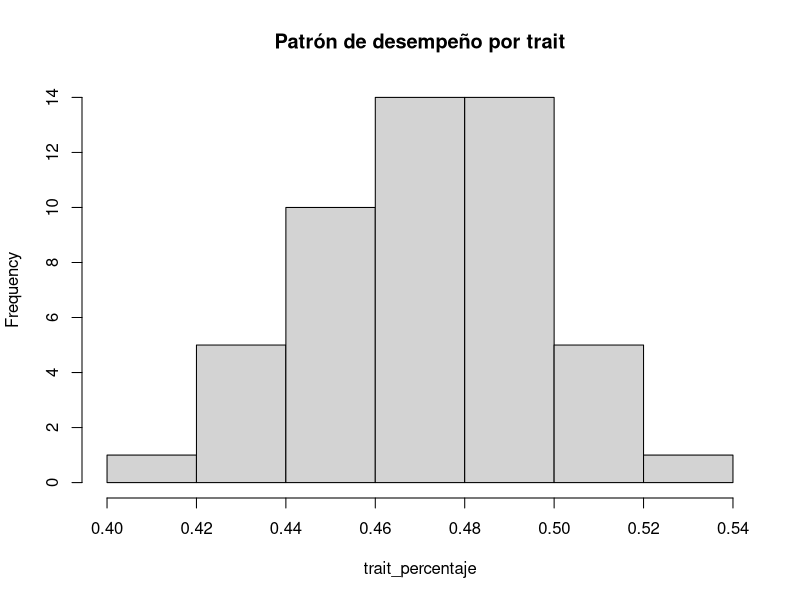
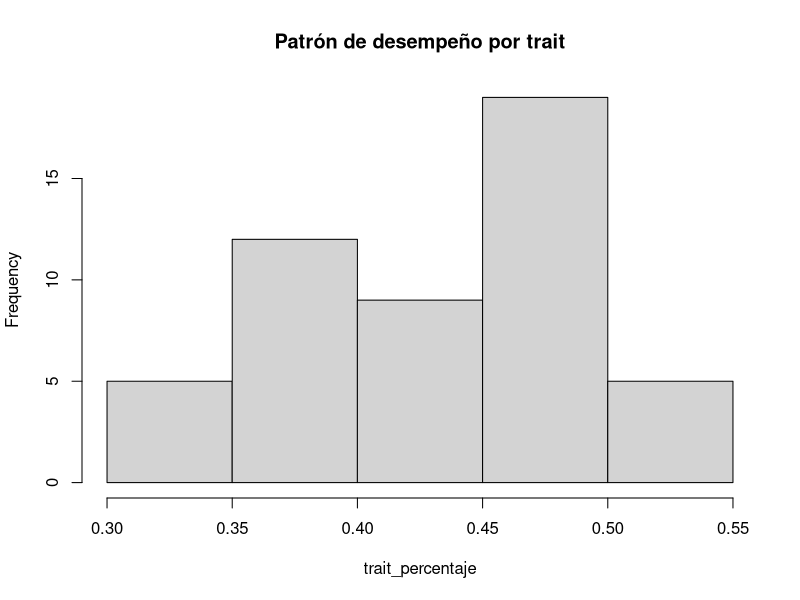
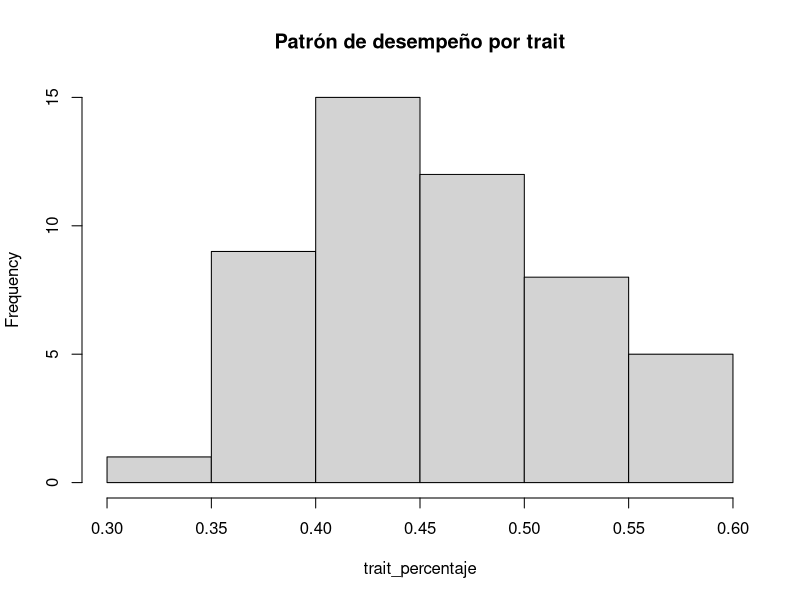
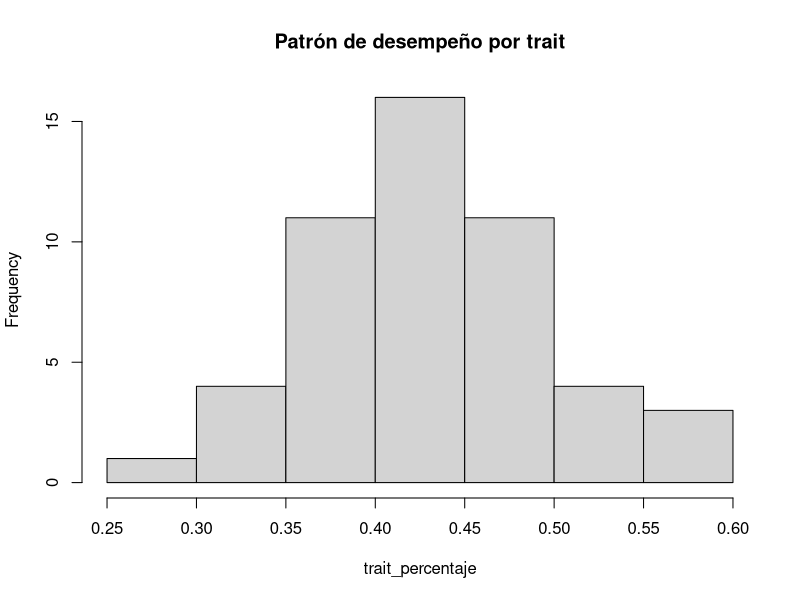
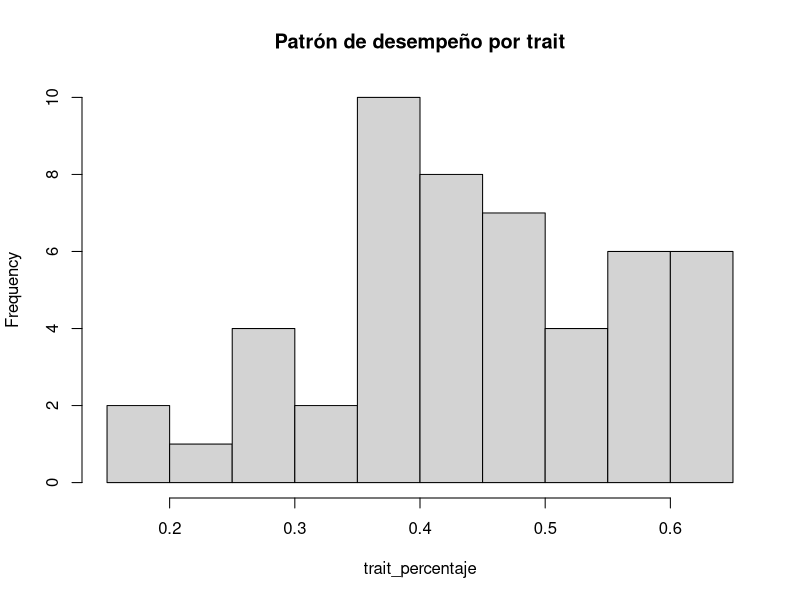
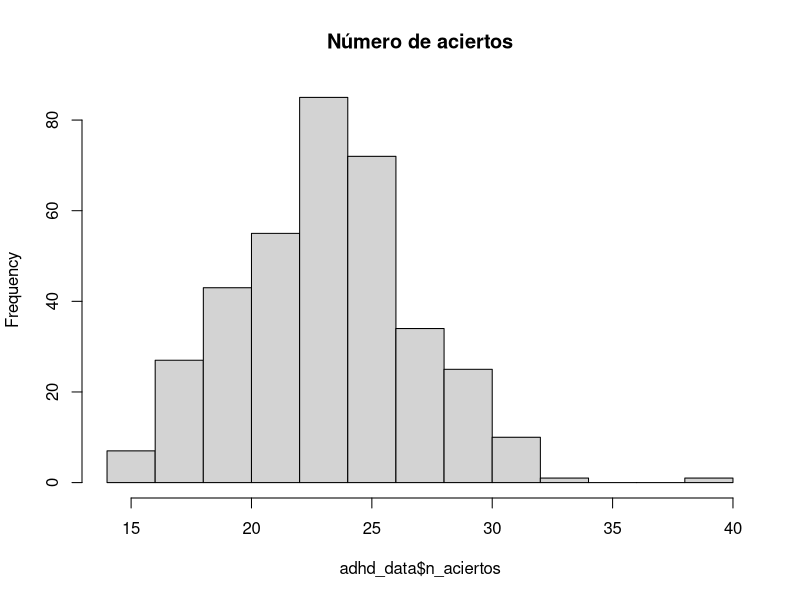
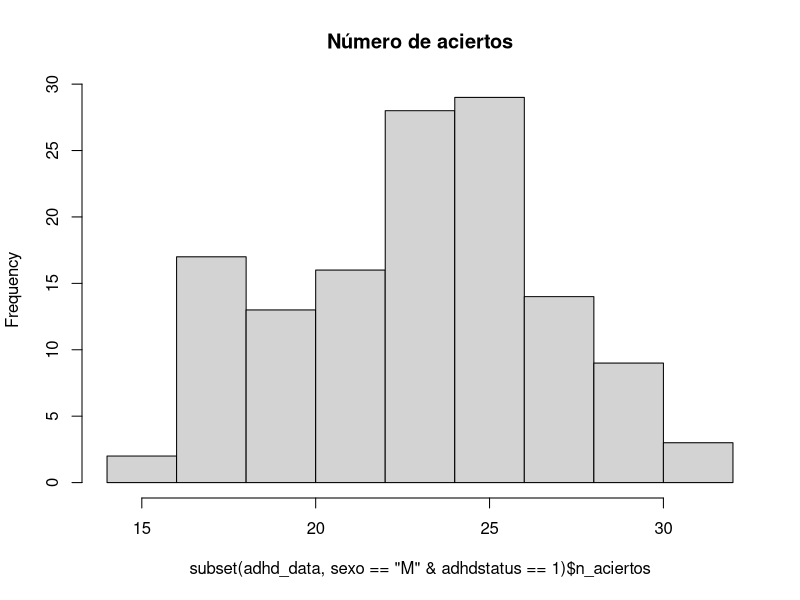
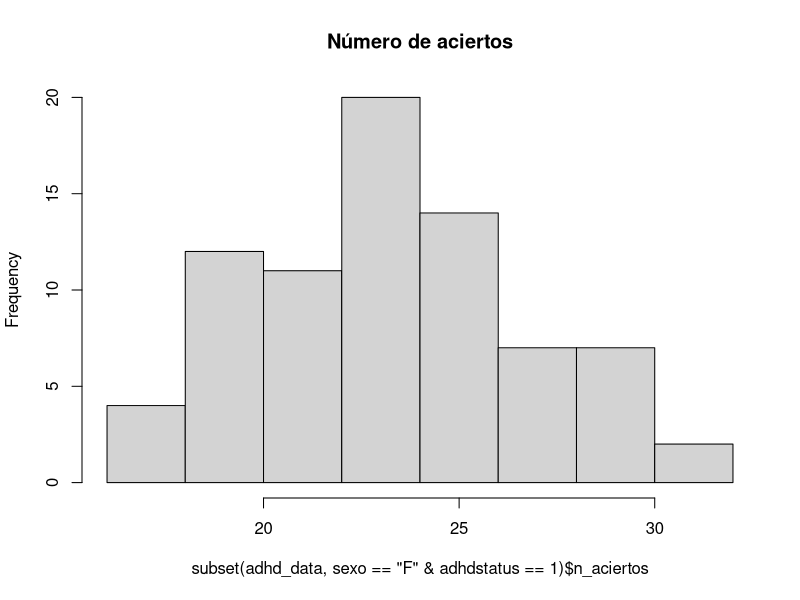

R code for these plots, in order:
## ---- chunk 1
## mostrar siempre el código
knitr::opts_chunk$set(echo = TRUE)
## ---- chunk 2
## Leemos los datos:
adhd_data = read.delim("data/taskA.txt")

## Menores de edad
adhd_data_menores = subset(adhd_data, edad < 18)

## Adhd status
table(subset(adhd_data_menores, select=adhdstatus))

## ---- chunk 3
## niños y niñas en el subset
table(subset(adhd_data_menores, select=sexo))
## ---- chunk 4
## aquí va el código
create_plot <- function(df){
  len <- nrow(df)
  trait_percentaje <- colSums(subset(df, select = c(trait_A1:trait_A50))==5)/len
  trait_plot <- hist(trait_percentaje, main = "Patrón de desempeño por trait")
  # abline(h = mean(trait_percentaje), col = "red", lty = 2)
  return(trait_plot)
}

# Plot para todos los datos:
create_plot(adhd_data)
## ---- chunk 5
# plot para menores de edad con ADHD
create_plot(subset(adhd_data, edad < 18 & adhdstatus==1))
## ---- chunk 6
# plot para mayores de edad con ADHD
create_plot(subset(adhd_data, edad < 18 & adhdstatus==0))
## ---- chunk 7
# plot para menores de edad con ADHD para el sexo masculino
create_plot(subset(adhd_data, edad < 18 & adhdstatus==1 & sexo=="M"))
## ---- chunk 8
# plot para menores de edad sin ADHD para el sexo femenino
create_plot(subset(adhd_data, edad < 18 & adhdstatus==1 & sexo=="F"))
## ---- chunk 9
## aquí va el código
adhd_data$n_aciertos <- rowSums(subset(adhd_data, select = c(trait_A1:trait_A50))==5)

hist(adhd_data$n_aciertos, main = "Número de aciertos")
## ---- chunk 10

hist(subset(adhd_data, sexo=="M" & adhdstatus==1)$n_aciertos, main = "Número de aciertos")

## ---- chunk 11
hist(subset(adhd_data, sexo=="F" & adhdstatus==1)$n_aciertos, main = "Número de aciertos")
## ---- chunk 12
hist(subset(adhd_data, sexo=="M" & hyp==1)$n_aciertos, main = "Número de aciertos")
## ---- chunk 13
hist(subset(adhd_data, sexo=="M" & ina==1)$n_aciertos, main = "Número de aciertos")
## ---- chunk 14
## string de 0s y 1s
v <- "01000111111101100100001110100111100110000111001110"
## ---- chunk 15
find_entropy <- function(vector){
  frequency_table <- table(strsplit(vector, ""))
  len <- nchar(vector)
  entropy <- -sum((frequency_table/len) * log2(frequency_table/len))
  return(entropy)
  }

find_entropy(v)
## ---- chunk 16
## aquí va el código
adhd_data$respuestas <- apply((subset(adhd_data, select = c(trait_A1:trait_A50)) == 5)*1, 1, function(x) as.character(paste(x, collapse = "")))

# Se utiliza sapply para aplicar la función y además, regresar un resultados simplificado (un número)
adhd_data$entropia <- sapply(adhd_data$respuestas, find_entropy)

## 
hist(subset(adhd_data, sexo=="F")$entropia, main = "Entropía")
## ---- chunk 17
hist(subset(adhd_data, sexo=="M")$entropia, main = "Entropía")
## ---- chunk 18
hist(subset(adhd_data, adhdstatus==0)$entropia, main = "Entropía")
## ---- chunk 19
hist(subset(adhd_data, adhdstatus==1)$entropia, main = "Entropía")
## ---- chunk 20
## Se segmenta las funciones, una para matriz de transición y otra para obtener todos los parámetros requeridos

get_matriz_transicion <- function(str_vector){
  vector <- as.integer(strsplit(str_vector, "")[[1]])
  estados <- unique(vector)
  n_estados <- length(estados)
  matriz_transicion <- matrix(0, nrow = n_estados, ncol = n_estados, dimnames = list(estados, estados))

  for (i in 1:(length(vector) - 1)) {
    estado_actual <- vector[i]
    estado_siguiente <- vector[i + 1]
    matriz_transicion[estado_actual+1, estado_siguiente+1] <- matriz_transicion[estado_actual+1, estado_siguiente+1] + 1
  }
  return(matriz_transicion)
}


describir_vector <- function(str_vector){
  vector <- as.integer(strsplit(str_vector, "")[[1]])
  rle_vector <- rle(vector)
  
  #Números de ceros y unos
  n_ceros <- sum(vector==0)
  n_unos <- sum(vector==1)
  
  # Rachas
  max_ceros <- max(rle_vector$lengths[rle_vector$values == 0])
  max_unos <- max(rle_vector$lengths[rle_vector$values == 1])
  
  #Matriz de transición(cambios de estado)

  matriz_transicion = get_matriz_transicion(str_vector)
  cambios_estados <- sum(matriz_transicion) - sum(diag(matriz_transicion))
  
  #output
  resultados <- list("num_ceros" = n_ceros, "num_unos" = n_unos, "max_racha_ceros" = max_ceros,"max_racha_ceros" =max_unos, "cambios_estados" = cambios_estados)
  return(resultados)
}

describir_vector(v)
## ---- chunk 21
## Calculamos la matriz de transición:

matriz_transicion_83 = get_matriz_transicion(adhd_data[83,"respuestas"])

P_matriz_83 = matriz_transicion_83 / rowSums(matriz_transicion_83)

P_matriz_83
## ---- chunk 22
P_matriz_83[1,2]
## ---- chunk 23
transicion_matriz_paso_k <- function(str_vector, k) {
  matriz_transicion <- get_matriz_transicion(str_vector)
  matriz_transicion_paso_1 <- matriz_transicion / rowSums(matriz_transicion)
  matriz_paso_k <- matriz_transicion_paso_1
  if (k <= 1){
    return(matriz_paso_k)
  } else {
      for (i in 2:k) {
      matriz_paso_k <- matriz_paso_k %*% matriz_transicion_paso_1
  }
    return(matriz_paso_k)
  }
}

# la matriz 
transicion_matriz_paso_k(adhd_data[83,"respuestas"], 100)
## ---- chunk 24
for (k in 1:4){
  P <- transicion_matriz_paso_k(adhd_data[83,"respuestas"], k)[1,2]
  print(paste("La probabilidad cuando i = 0, j = 1 y k=",k,"es:", P))
}
## ---- chunk 25
# Matriz teórica (estable)
matriz_M <- transicion_matriz_paso_k(adhd_data[83,"respuestas"], 6)[1,]
vector_teortico <- as.vector(matriz_M)

for (k in 1:6) {
  matriz_k <- transicion_matriz_paso_k(adhd_data[83,"respuestas"], k)[1,]
  vector_k <- as.vector(matriz_k)
  
  chi_square_test <- chisq.test(vector_k, p = vector_teortico)
  print(chi_square_test)
}

